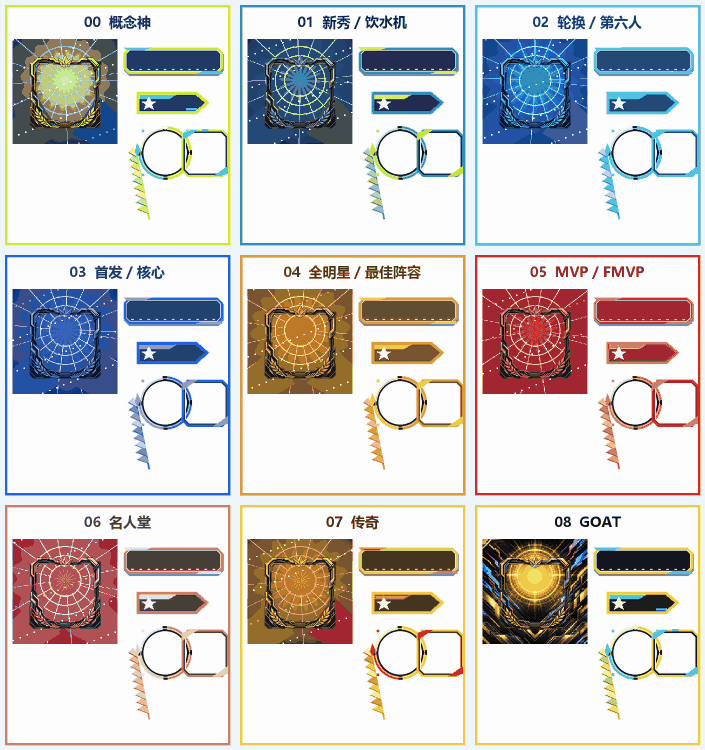
#> input picture 新设计/品质素材_9档_总览.png, 1410 x 1500 px, found by its file name (shown at 1/2 size); its folder holds 5 pictures in this run
$ python pixelize_quality_assets.py
#> lines starting #> are read from the running program, lines starting #| are printed output that depends on the picture
#> in main, image is the input picture: PIL image 1410x1500 RGBA; mean R, G, B, A 205.9, 202.4, 200.2, 255
### tools/pixel_street_theme.py
from __future__ import annotations

from functools import lru_cache
from pathlib import Path

from PIL import Image


ROOT = Path(r"D:\篮球")
REFERENCE = ROOT / "新设计" / "视觉基准" / "招募结果_像素街球视觉母版.png"


@lru_cache(maxsize=8)
def reference_palette(colors: int = 128) -> Image.Image:
    """Build a fixed palette from the approved recruitment-result master image."""
    ref = Image.open(REFERENCE).convert("RGB")
    ref.thumbnail((512, 1024), Image.Resampling.BOX)
    quantized = ref.quantize(colors=colors, method=Image.Quantize.MEDIANCUT, dither=Image.Dither.NONE)
    palette = Image.new("P", (1, 1))
    palette.putpalette(quantized.getpalette())
    return palette


def pixel_finish(image: Image.Image, grid: int = 2, colors: int = 128) -> Image.Image:
    """Force integer pixels, a reference-derived palette, and hard alpha edges."""
#> called with grid = 2, colors = 160
    src = image.convert("RGBA")
    width, height = src.size
#> width = 1410; height = 1500
    small_size = (max(1, width // grid), max(1, height // grid))
#> small_size = (705, 750)

    alpha = src.getchannel("A")
#> alpha: PIL image 1410x1500 L; every value is 255
    rgb = Image.new("RGB", src.size, (255, 255, 255))
#> rgb: PIL image 1410x1500 RGB; every value is 255
    rgb.paste(src.convert("RGB"), mask=alpha)
    small_rgb = rgb.resize(small_size, Image.Resampling.BOX)
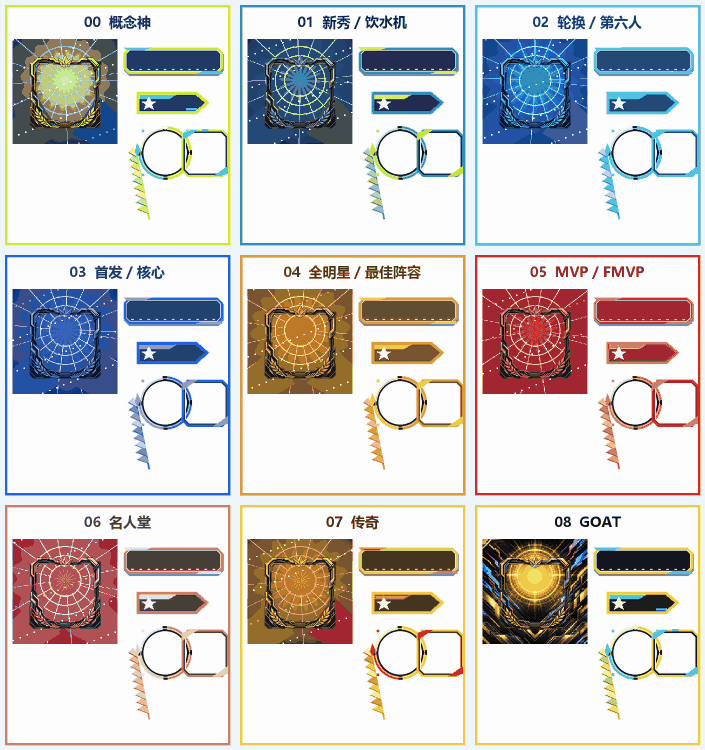
#> small_rgb: PIL image 705x750 RGB; mean R, G, B 205.9, 202.4, 200.2
    small_rgb = small_rgb.quantize(palette=reference_palette(colors), dither=Image.Dither.NONE).convert("RGB")
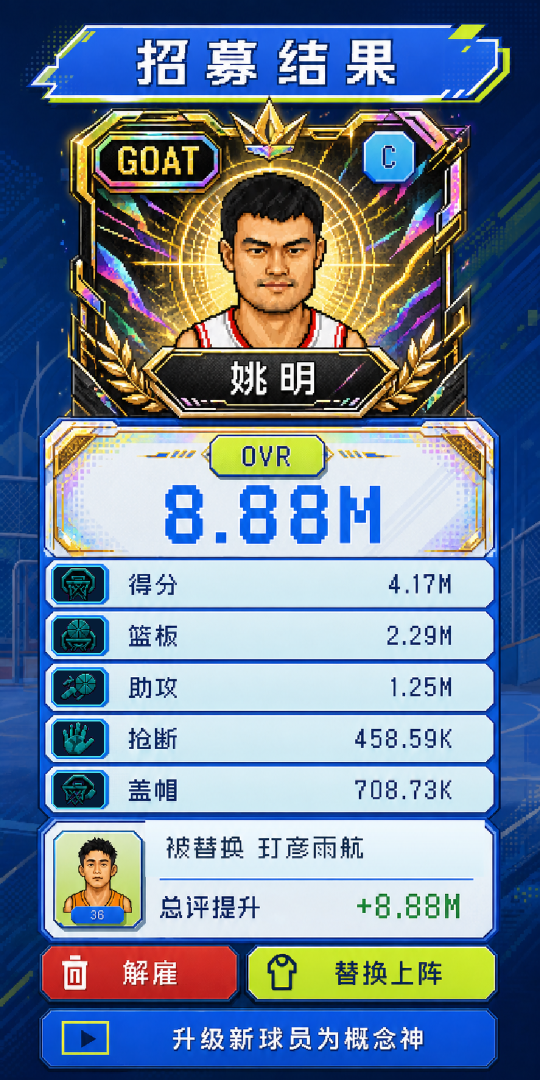
#> input picture 新设计/视觉基准/招募结果_像素街球视觉母版.png, 1080 x 2160 px, found by its file name (shown at 1/2 size)
#> in reference_palette, `ref.thumbnail((512, 1024), Image.Resampling.BOX)`:
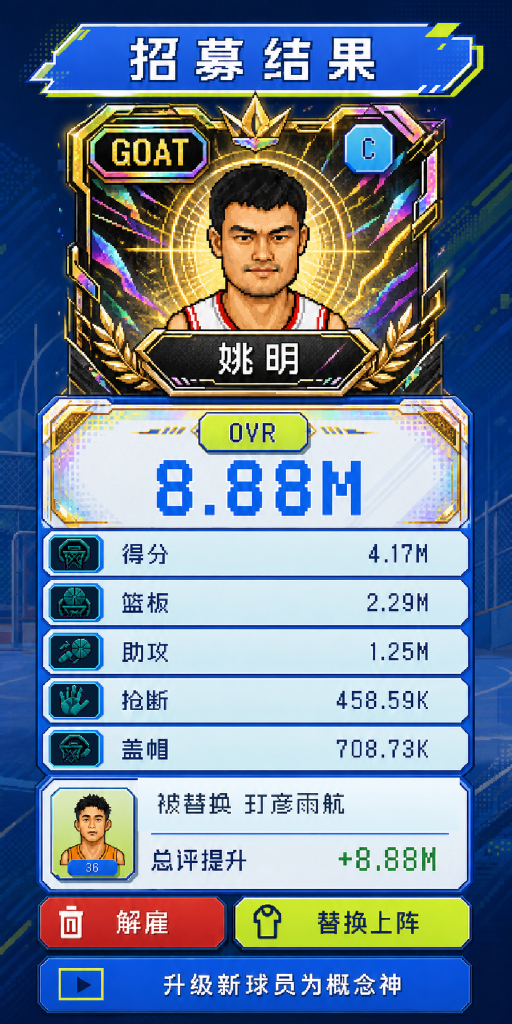
#> ref: PIL image 512x1024 RGB; mean R, G, B 111.4, 128.6, 149.1
#> in reference_palette, `quantized = ref.quantize(colors=colors, method=Image.Quantize.MEDIANCU..`:
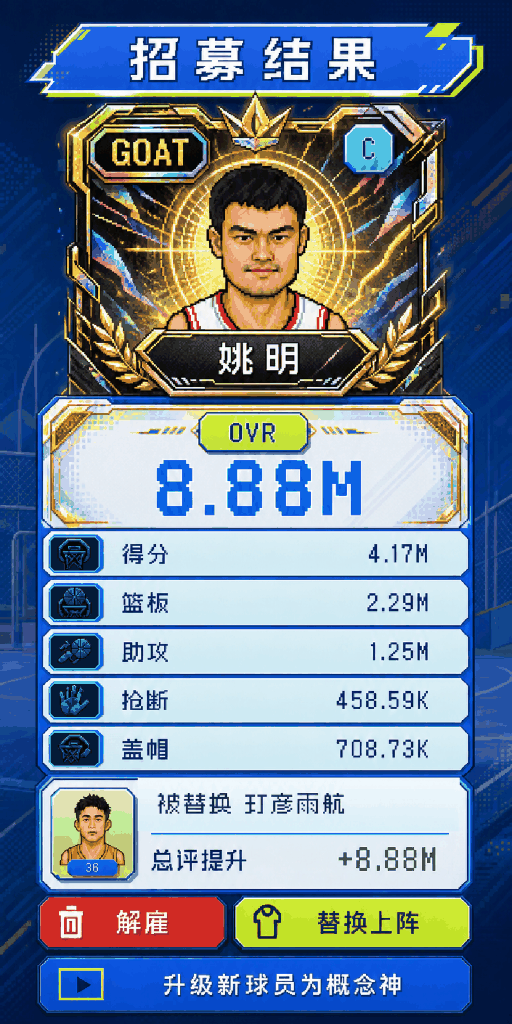
#> quantized: PIL image 512x1024 P; mean R, G, B 111, 128.8, 149.1
    pixel_rgb = small_rgb.resize((width, height), Image.Resampling.NEAREST)

    small_alpha = alpha.resize(small_size, Image.Resampling.BOX).point(lambda value: 255 if value >= 112 else 0)
#> small_alpha: PIL image 705x750 L; every value is 255
    pixel_alpha = small_alpha.resize((width, height), Image.Resampling.NEAREST)
    result = pixel_rgb.convert("RGBA")
    result.putalpha(pixel_alpha)
    return result

### tools/pixelize_quality_assets.py
from __future__ import annotations

from pathlib import Path

from PIL import Image

from pixel_street_theme import pixel_finish


ROOT = Path(r"D:\篮球")
DESIGN = ROOT / "新设计"
BACKUP = DESIGN / "_备份_参考图改版前_20260802"


def rebuild_tree(source: Path, target: Path) -> int:
    count = 0
    for source_file in source.rglob("*.png"):
        relative = source_file.relative_to(source)
        target_file = target / relative
        target_file.parent.mkdir(parents=True, exist_ok=True)
        with Image.open(source_file) as image:
            pixel_finish(image, grid=2, colors=160).save(target_file)
        count += 1
    return count


def main() -> None:
    quality_count = rebuild_tree(BACKUP / "品质素材_9档", DESIGN / "品质素材_9档")
    recruit_count = rebuild_tree(BACKUP / "招募概率_替换素材", DESIGN / "招募概率_替换素材")
    with Image.open(BACKUP / "品质素材_9档_总览.png") as image:
        pixel_finish(image, grid=2, colors=160).save(DESIGN / "品质素材_9档_总览.png")
    print(f"quality assets: {quality_count}")
    print(f"recruit replacement assets: {recruit_count}")


if __name__ == "__main__":
    main()
